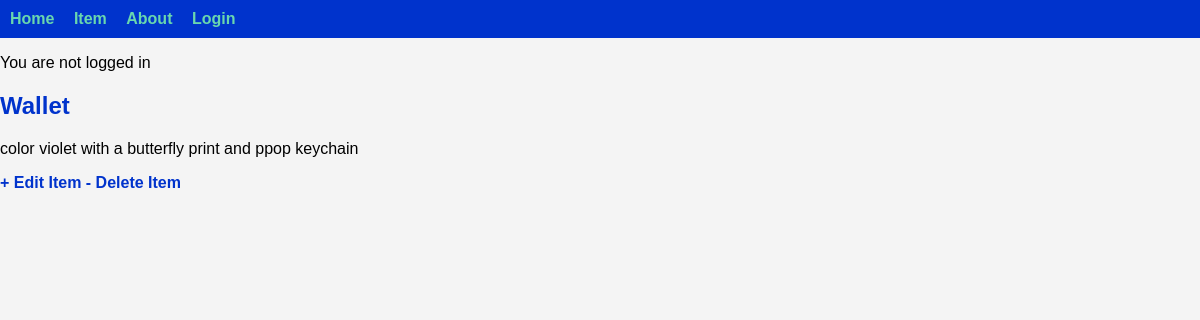
Screenshot of /item/6 with the database file from the repository.
### app/models.py (models this page shows, shortened)
class Item(models.Model):
    ITEM_TYPES = [
        ('Lost', 'Lost'),
        ('Found', 'Found')
    ]
    type = models.CharField(max_length=10, choices=ITEM_TYPES)
    title = models.CharField(max_length=100)
    description = models.TextField()
    location = models.CharField(max_length=255)
    date = models.DateField()
    image = models.ImageField(upload_to='item_images/', blank=True, null=True)
    contact_email = models.EmailField()
    user = models.ForeignKey(settings.AUTH_USER_MODEL, on_delete=models.CASCADE)

### app/views.py (the view)
# urls.py: path('item/<int:pk>', ItemDetailView.as_view(), name='item_detail'),
class ItemDetailView(DetailView):
    model = Item
    context_object_name = 'item'
    template_name = 'app/item_detail.html'

### app/templates/app/item_detail.html
{% extends 'app/base.html' %}
{% load static %}
{% block content %}
        <div class="item-entry">
     <h2><a href="">{{item.title }}</a></h2>
        <p>{{ item.description }}</p>
        </div>
        <a href="{% url 'item_update' item.pk %}">+ Edit Item</a>
        <a href="{% url 'item_delete' item.pk %}">- Delete Item</a>
{% endblock content %}

### static/css/base.css (style rules this page uses)
body { font-family: Arial, sans-serif; background-color: #f4f4f4; margin: 0; padding: 0; }
a { color: #0033cc; text-decoration: none; font-weight: bold; }

### rows the page displays
Item: title "Wallet", description "color violet with a butterfly print and ppop keychain"
